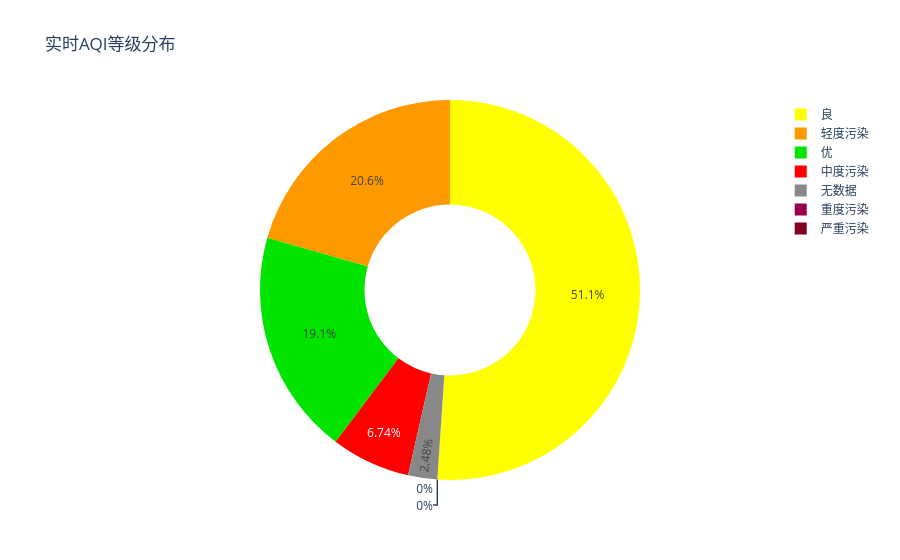
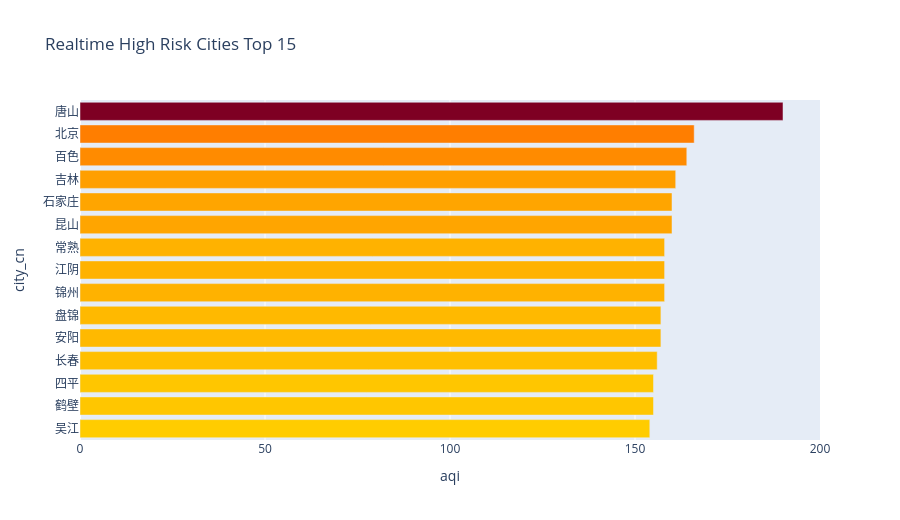
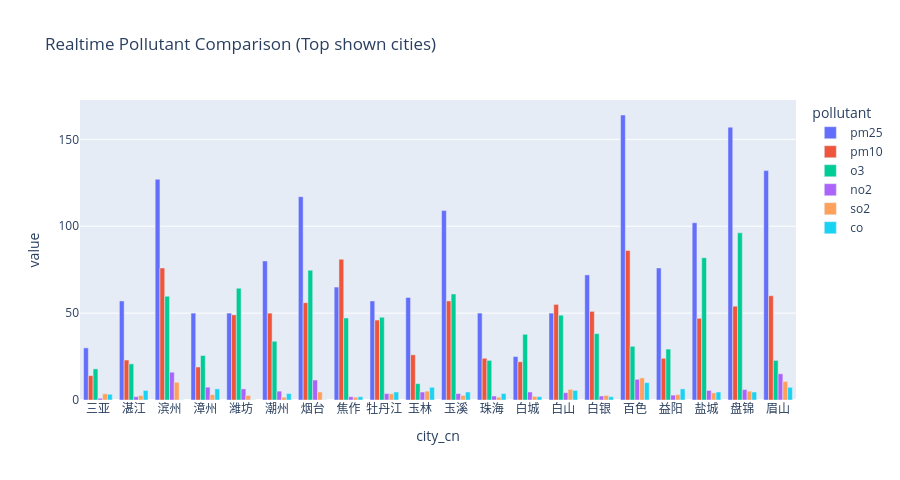

The cell these charts' notebook holds for them, in order:
### Markdown cell above
## A. Realtime 可视化（对应 `01_Realtime.py`）

> 这部分优先读取 `data/realtime` 最新抓取文件。

### Code cell
if realtime_df is None or realtime_df.empty:
    print("No realtime CSV found. 请先在 Realtime 页面抓取一次数据。")
else:
    rt = realtime_df.copy()

    # 1) 实时地图（如果有经纬度）
    if "city_cn" in rt.columns and geo:
        lngs, lats = [], []
        for c in rt["city_cn"].astype(str):
            entry = geo.get(c) or geo.get(c.replace("市", ""))
            lngs.append(entry.get("lng") if entry else np.nan)
            lats.append(entry.get("lat") if entry else np.nan)
        rt["lng"] = lngs
        rt["lat"] = lats

    if {"lng", "lat", "aqi"}.issubset(rt.columns):
        mdf = rt.dropna(subset=["lng", "lat", "aqi"]).copy()
        if not mdf.empty:
            mdf["aqi_size"] = mdf["aqi"].apply(lambda v: max(5, min(30, (v / 6) + 7)))
            fig_map = px.scatter_mapbox(
                mdf,
                lat="lat",
                lon="lng",
                hover_name="city_cn" if "city_cn" in mdf.columns else None,
                hover_data={"aqi": True, "level": True} if "level" in mdf.columns else {"aqi": True},
                size="aqi_size",
                color="aqi",
                color_continuous_scale=[[0, "#00e400"], [0.15, "#ffff00"], [0.3, "#ff9900"], [0.45, "#ff0000"], [0.6, "#99004c"], [1.0, "#7e0023"]],
                size_max=30,
                zoom=3.2,
                height=620,
                title="实时AQI 地图",
            )
            fig_map.update_layout(mapbox_style="carto-positron", margin={"r": 0, "t": 50, "l": 0, "b": 0})
            fig_map.show()

    # 2) 等级分布 + 排行榜
    if "level" in rt.columns:
        level_counts = rt["level"].fillna("无数据").value_counts().reindex(AQI_LEVEL_ORDER, fill_value=0)
        fig_pie = px.pie(
            names=level_counts.index,
            values=level_counts.values,
            color=level_counts.index,
            color_discrete_map=AQI_LEVEL_COLOR,
            title="实时AQI等级分布",
            hole=0.45,
        )
        fig_pie.show()

    if {"city_cn", "aqi"}.issubset(rt.columns):
        top_risk = rt.dropna(subset=["aqi"]).sort_values("aqi", ascending=False).head(15)
        fig_top = px.bar(
            top_risk.sort_values("aqi", ascending=True),
            x="aqi",
            y="city_cn",
            orientation="h",
            color="aqi",
            color_continuous_scale=["#ffcc00", "#ff7e00", "#ff0000", "#7e0023"],
            height=520,
            title="Realtime High Risk Cities Top 15",
        )
        fig_top.update_layout(coloraxis_showscale=False)
        fig_top.show()

    # 3) 污染物对比
    pollutant_cols = [c for c in ["pm25", "pm10", "o3", "no2", "so2", "co"] if c in rt.columns]
    if pollutant_cols and "city_cn" in rt.columns:
        melt = rt[["city_cn"] + pollutant_cols].melt(id_vars="city_cn", var_name="pollutant", value_name="value").dropna()
        fig_pol = px.bar(
            melt[melt["city_cn"].isin(melt["city_cn"].value_counts().head(20).index)],
            x="city_cn",
            y="value",
            color="pollutant",
            barmode="group",
            height=480,
            title="Realtime Pollutant Comparison (Top shown cities)",
        )
        fig_pol.show()

### Figure 1 — Plotly figure (JSON) as saved in the notebook; plotly's stock layout.template omitted (floating-point values rounded to 4 significant figures)
{"data": [{"customdata": [["优"], ["良"], ["轻度污染"], ["中度污染"], ["重度污染"], ["严重污染"], ["无数据"]], "domain": {"x": [0, 1], "y": [0, 1]}, "hole": 0.45, "hovertemplate": "label=%{label}<br>value=%{value}<br>color=%{customdata[0]}<extra></extra>", "labels": ["优", "良", "轻度污染", "中度污染", "重度污染", "严重污染", "无数据"], "legendgroup": "", "marker": {"colors": ["#00e400", "#ffff00", "#ff9900", "#ff0000", "#99004c", "#7e0023", "#888888"]}, "name": "", "showlegend": true, "type": "pie", "values": [54, 144, 58, 19, 0, 0, 7]}], "layout": {"legend": {"tracegroupgap": 0}, "title": {"text": "实时AQI等级分布"}}}

### Figure 2 — Plotly figure (JSON) as saved in the notebook; plotly's stock layout.template omitted (floating-point values rounded to 4 significant figures)
{"data": [{"alignmentgroup": "True", "hovertemplate": "aqi=%{marker.color}<br>city_cn=%{y}<extra></extra>", "legendgroup": "", "marker": {"color": [154, 155, 155, 156, 157, 157, 158, 158, 158, 160, 160, 161, 164, 166, 190], "coloraxis": "coloraxis"}, "name": "", "offsetgroup": "", "orientation": "h", "showlegend": false, "textposition": "auto", "type": "bar", "x": [154, 155, 155, 156, 157, 157, 158, 158, 158, 160, 160, 161, 164, 166, 190], "xaxis": "x", "y": ["吴江", "鹤壁", "四平", "长春", "安阳", "盘锦", "锦州", "江阴", "常熟", "昆山", "石家庄", "吉林", "百色", "北京", "唐山"], "yaxis": "y"}], "layout": {"barmode": "relative", "coloraxis": {"colorbar": {"title": {"text": "aqi"}}, "colorscale": [[0, "#ffcc00"], [0.3333, "#ff7e00"], [0.6667, "#ff0000"], [1, "#7e0023"]], "showscale": false}, "height": 520, "legend": {"tracegroupgap": 0}, "title": {"text": "Realtime High Risk Cities Top 15"}, "xaxis": {"anchor": "y", "domain": [0, 1], "title": {"text": "aqi"}}, "yaxis": {"anchor": "x", "domain": [0, 1], "title": {"text": "city_cn"}}}}

### Figure 3 — Plotly figure (JSON) as saved in the notebook; plotly's stock layout.template omitted (floating-point values rounded to 4 significant figures)
{"data": [{"alignmentgroup": "True", "hovertemplate": "pollutant=pm25<br>city_cn=%{x}<br>value=%{y}<extra></extra>", "legendgroup": "pm25", "marker": {"color": "#636efa"}, "name": "pm25", "offsetgroup": "pm25", "orientation": "v", "showlegend": true, "textposition": "auto", "type": "bar", "x": ["三亚", "湛江", "滨州", "漳州", "潍坊", "潮州", "烟台", "焦作", "牡丹江", "玉林", "玉溪", "珠海", "白城", "白山", "白银", "百色", "益阳", "盐城", "盘锦", "眉山"], "xaxis": "x", "y": [30, 57, 127, 50, 50, 80, 117, 65, 57, 59, 109, 50, 25, 50, 72, 164, 76, 102, 157, 132], "yaxis": "y"}, {"alignmentgroup": "True", "hovertemplate": "pollutant=pm10<br>city_cn=%{x}<br>value=%{y}<extra></extra>", "legendgroup": "pm10", "marker": {"color": "#EF553B"}, "name": "pm10", "offsetgroup": "pm10", "orientation": "v", "showlegend": true, "textposition": "auto", "type": "bar", "x": ["三亚", "湛江", "滨州", "漳州", "潍坊", "潮州", "烟台", "焦作", "牡丹江", "玉林", "玉溪", "珠海", "白城", "白山", "白银", "百色", "益阳", "盐城", "盘锦", "眉山"], "xaxis": "x", "y": [14, 23, 76, 19, 49, 50, 56, 81, 46, 26, 57, 24, 22, 55, 51, 86, 24, 47, 54, 60], "yaxis": "y"}, {"alignmentgroup": "True", "hovertemplate": "pollutant=o3<br>city_cn=%{x}<br>value=%{y}<extra></extra>", "legendgroup": "o3", "marker": {"color": "#00cc96"}, "name": "o3", "offsetgroup": "o3", "orientation": "v", "showlegend": true, "textposition": "auto", "type": "bar", "x": ["三亚", "湛江", "滨州", "漳州", "潍坊", "潮州", "烟台", "焦作", "牡丹江", "玉林", "玉溪", "珠海", "白城", "白山", "白银", "百色", "益阳", "盐城", "盘锦", "眉山"], "xaxis": "x", "y": [17.9, 20.8, 59.7, 25.6, 64.3, 33.8, 74.7, 47.2, 47.6, 9.4, 61, 22.8, 37.8, 48.8, 38.2, 30.9, 29.3, 81.9, 96.2, 22.8], "yaxis": "y"}, {"alignmentgroup": "True", "hovertemplate": "pollutant=no2<br>city_cn=%{x}<br>value=%{y}<extra></extra>", "legendgroup": "no2", "marker": {"color": "#ab63fa"}, "name": "no2", "offsetgroup": "no2", "orientation": "v", "showlegend": true, "textposition": "auto", "type": "bar", "x": ["三亚", "湛江", "滨州", "漳州", "潍坊", "潮州", "烟台", "焦作", "牡丹江", "玉林", "玉溪", "珠海", "白城", "白山", "白银", "百色", "益阳", "盐城", "盘锦", "眉山"], "xaxis": "x", "y": [1, 1.9, 16, 7.4, 6.4, 5.1, 11.5, 1.9, 3.7, 4.6, 3.7, 2.3, 4.6, 4.2, 2.3, 11.9, 2.8, 5.5, 6, 15.1], "yaxis": "y"}, {"alignmentgroup": "True", "hovertemplate": "pollutant=so2<br>city_cn=%{x}<br>value=%{y}<extra></extra>", "legendgroup": "so2", "marker": {"color": "#FFA15A"}, "name": "so2", "offsetgroup": "so2", "orientation": "v", "showlegend": true, "textposition": "auto", "type": "bar", "x": ["三亚", "湛江", "滨州", "漳州", "潍坊", "潮州", "烟台", "焦作", "牡丹江", "玉林", "玉溪", "珠海", "白城", "白山", "白银", "百色", "益阳", "盐城", "盘锦", "眉山"], "xaxis": "x", "y": [3.6, 2.6, 10.2, 3.1, 2.6, 1.6, 4.6, 1.6, 3.6, 5.1, 2.6, 1.6, 2.1, 6.1, 2.6, 12.7, 3.1, 4.1, 5.1, 10.7], "yaxis": "y"}, {"alignmentgroup": "True", "hovertemplate": "pollutant=co<br>city_cn=%{x}<br>value=%{y}<extra></extra>", "legendgroup": "co", "marker": {"color": "#19d3f3"}, "name": "co", "offsetgroup": "co", "orientation": "v", "showlegend": true, "textposition": "auto", "type": "bar", "x": ["三亚", "湛江", "滨州", "漳州", "潍坊", "潮州", "烟台", "焦作", "牡丹江", "玉林", "玉溪", "珠海", "白城", "白山", "白银", "百色", "益阳", "盐城", "盘锦", "眉山"], "xaxis": "x", "y": [3.3, 5.5, 0.1, 6.4, 0.1, 3.7, 0.1, 1.9, 4.6, 7.3, 4.6, 3.7, 1.9, 5.5, 1.9, 10, 6.4, 4.6, 4.6, 7.3], "yaxis": "y"}], "layout": {"barmode": "group", "height": 480, "legend": {"title": {"text": "pollutant"}, "tracegroupgap": 0}, "title": {"text": "Realtime Pollutant Comparison (Top shown cities)"}, "xaxis": {"anchor": "y", "domain": [0, 1], "title": {"text": "city_cn"}}, "yaxis": {"anchor": "x", "domain": [0, 1], "title": {"text": "value"}}}}
